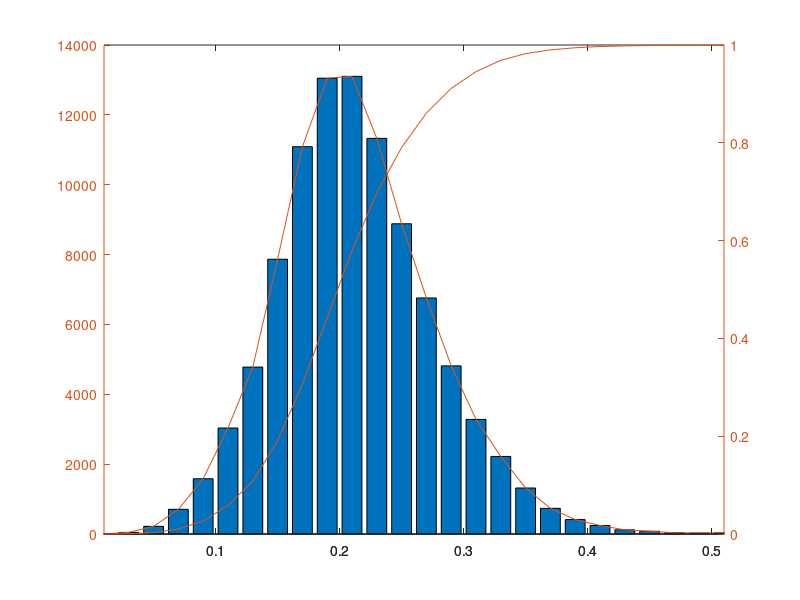

Here is the MATLAB script that generated this plot:
data = importdata('surf64_300_6_4_dis.txt');

bins = 0.01:0.02:0.51;
N = hist(data(:,3), 0.01:0.02:0.51);
cumN = cumsum(N) / length(data);

bar(bins, N);
hold on;
plotyy(bins, N , bins, cumN);
hold off;